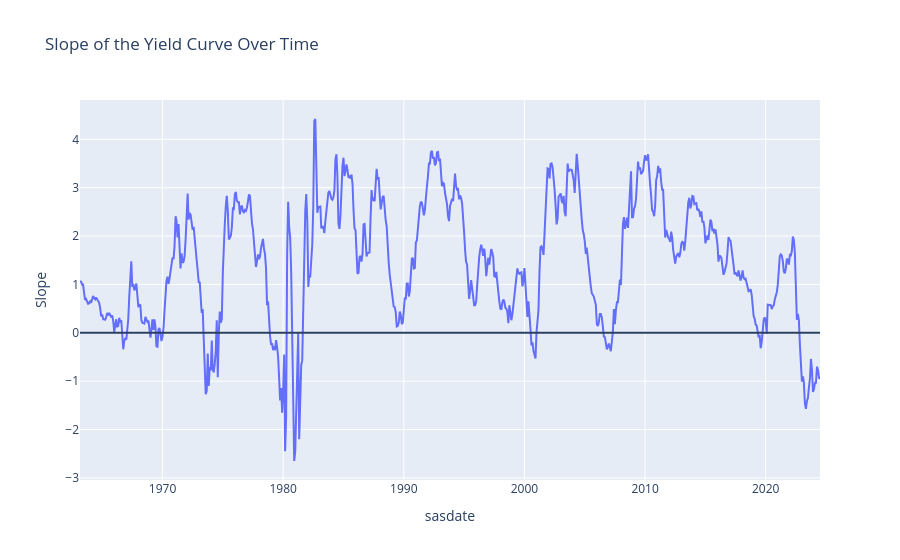

The notebook cell saved with this chart:
### Markdown cell above
Below we plot the Slope variable, to see the yield curve inversions over time. All points below the black line are times when the yield curve was inverted.

### Code cell
plt = px.line(df, x="sasdate", y="Slope", title="Slope of the Yield Curve Over Time")

plt.add_hline(y=0)

plt.show()

### Figure 1 — Plotly figure (JSON) as saved in the notebook; plotly's stock layout.template omitted (floating-point values rounded to 4 significant figures; data arrays with more than 128 entries replaced by an {"elided": "..."} marker saying what was removed)
{"data": [{"hovertemplate": "sasdate=%{x}<br>Slope=%{y}<extra></extra>", "legendgroup": "", "line": {"color": "#636efa", "dash": "solid"}, "marker": {"symbol": "circle"}, "mode": "lines", "name": "", "orientation": "v", "showlegend": false, "type": "scatter", "x": {"elided": "735 str values"}, "xaxis": "x", "y": {"elided": "735 float values"}, "yaxis": "y"}], "layout": {"legend": {"tracegroupgap": 0}, "shapes": [{"type": "line", "x0": 0, "x1": 1, "xref": "x domain", "y0": 0, "y1": 0, "yref": "y"}], "title": {"text": "Slope of the Yield Curve Over Time"}, "xaxis": {"anchor": "y", "domain": [0, 1], "title": {"text": "sasdate"}}, "yaxis": {"anchor": "x", "domain": [0, 1], "title": {"text": "Slope"}}}}
